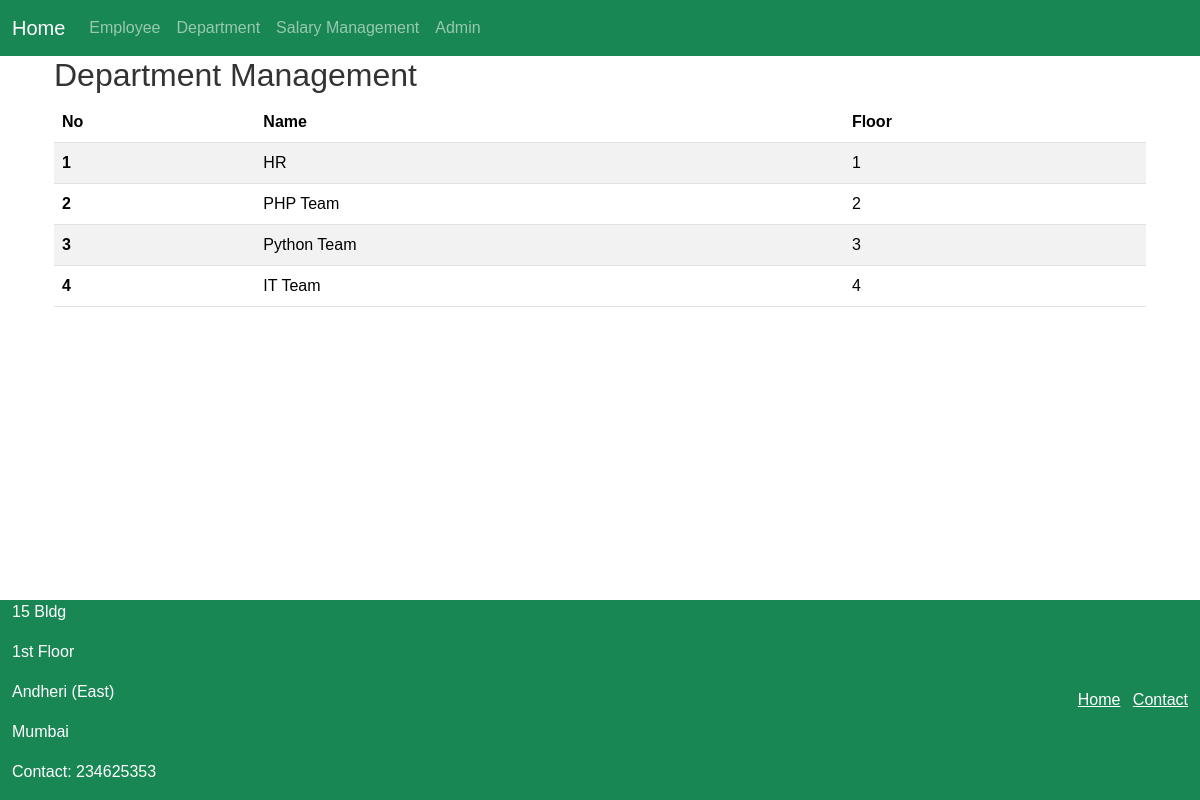
/department_list/, run on the app's committed database.
### Empapp/models.py (models this page shows, shortened)
class Department(models.Model):
    name = models.CharField(max_length=100)
    floor = models.PositiveIntegerField()
    basic_pay = models.DecimalField(max_digits=10, decimal_places=2, default=0.0)

### Empapp/views.py (the view)
# urls.py: path('department_list/', views.department_list, name='department_list'),  # Add the name attribute here
def department_list(request):
    departments = Department.objects.all()
    return render(request, 'department.html', {'departments': departments})

### Empapp/templates/department.html (shortened to what this page needs)
{% extends 'base.html' %}
{% load static %}
{% block content %}
    <div class="container">
        <h2>Department Management</h2>
        <table class="table table-striped">
            <thead>
                <tr>
                    <th scope="col">No</th>
                    <th scope="col">Name</th>
                    <th scope="col">Floor</th>
                </tr>
            </thead>
            <tbody>
                {% for department in departments %}
                    <tr>
                        <th scope="row">{{ forloop.counter }}</th>
                        <td>{{ department.name }}</td>
                        <td>{{ department.floor }}</td>
                    </tr>
                {% endfor %}
            </tbody>
        </table>
    </div>
{% endblock %}

### Empapp/static/css/style.css (style rules this page uses)
body { font-family: 'Arial', sans-serif; }
h2, h3 { color: #333; }
.footer_style { display: flex; flex-direction: column; min-height: 100vh; margin: 0; }

### Empapp/templates/header.html (style rules this page uses)
body { padding-top: 56px; }

### data on the page
Department: name "HR", floor "1"
Department: name "PHP Team", floor "2"
Department: name "Python Team", floor "3"
Department: name "IT Team", floor "4"
